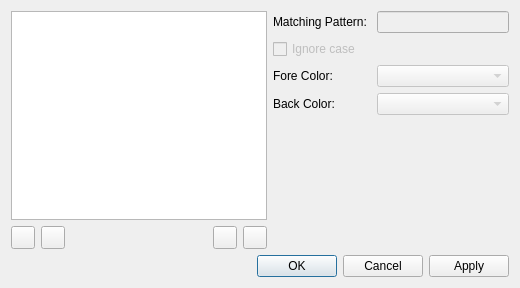
<?xml version="1.0" encoding="UTF-8"?>
<ui version="4.0">
 <class>FiltersDialog</class>
 <widget class="QDialog" name="FiltersDialog">
  <property name="geometry">
   <rect>
    <x>0</x>
    <y>0</y>
    <width>520</width>
    <height>288</height>
   </rect>
  </property>
  <property name="windowTitle">
   <string>Filters</string>
  </property>
  <layout class="QVBoxLayout" name="verticalLayout_3">
   <item>
    <layout class="QVBoxLayout" name="verticalLayout_2">
     <property name="sizeConstraint">
      <enum>QLayout::SetNoConstraint</enum>
     </property>
     <item>
      <layout class="QHBoxLayout" name="horizontalLayout">
       <item>
        <layout class="QVBoxLayout" name="verticalLayout_4">
         <item>
          <widget class="QListWidget" name="filterListWidget"/>
         </item>
         <item>
          <layout class="QHBoxLayout" name="buttonsLayout">
           <property name="spacing">
            <number>6</number>
           </property>
           <item>
            <widget class="QToolButton" name="addFilterButton">
             <property name="toolTip">
              <string>New Filter</string>
             </property>
             <property name="text">
              <string/>
             </property>
             <property name="icon">
              <iconset resource="../glogg.qrc">
               <normaloff>:/images/plus.png</normaloff>:/images/plus.png</iconset>
             </property>
            </widget>
           </item>
           <item>
            <widget class="QToolButton" name="removeFilterButton">
             <property name="toolTip">
              <string>Delete Filter</string>
             </property>
             <property name="text">
              <string/>
             </property>
             <property name="icon">
              <iconset resource="../glogg.qrc">
               <normaloff>:/images/minus.png</normaloff>:/images/minus.png</iconset>
             </property>
            </widget>
           </item>
           <item>
            <spacer name="horizontalSpacer">
             <property name="orientation">
              <enum>Qt::Horizontal</enum>
             </property>
             <property name="sizeHint" stdset="0">
              <size>
               <width>40</width>
               <height>20</height>
              </size>
             </property>
            </spacer>
           </item>
           <item>
            <widget class="QToolButton" name="upFilterButton">
             <property name="toolTip">
              <string>Move Filter Up</string>
             </property>
             <property name="text">
              <string/>
             </property>
             <property name="icon">
              <iconset resource="../glogg.qrc">
               <normaloff>:/images/up.png</normaloff>:/images/up.png</iconset>
             </property>
            </widget>
           </item>
           <item>
            <widget class="QToolButton" name="downFilterButton">
             <property name="toolTip">
              <string>Move Filter Down</string>
             </property>
             <property name="text">
              <string/>
             </property>
             <property name="icon">
              <iconset resource="../glogg.qrc">
               <normaloff>:/images/down.png</normaloff>:/images/down.png</iconset>
             </property>
            </widget>
           </item>
          </layout>
         </item>
        </layout>
       </item>
       <item>
        <layout class="QVBoxLayout" name="verticalLayout">
         <item>
          <layout class="QFormLayout" name="formLayout">
           <item row="2" column="0">
            <widget class="QLabel" name="label">
             <property name="text">
              <string>Matching Pattern: </string>
             </property>
            </widget>
           </item>
           <item row="2" column="1">
            <widget class="QLineEdit" name="patternEdit">
             <property name="enabled">
              <bool>false</bool>
             </property>
            </widget>
           </item>
           <item row="4" column="0">
            <widget class="QLabel" name="label_2">
             <property name="text">
              <string>Fore Color: </string>
             </property>
            </widget>
           </item>
           <item row="5" column="1">
            <widget class="QComboBox" name="backColorBox">
             <property name="enabled">
              <bool>false</bool>
             </property>
            </widget>
           </item>
           <item row="4" column="1">
            <widget class="QComboBox" name="foreColorBox">
             <property name="enabled">
              <bool>false</bool>
             </property>
            </widget>
           </item>
           <item row="5" column="0">
            <widget class="QLabel" name="label_3">
             <property name="text">
              <string>Back Color: </string>
             </property>
            </widget>
           </item>
           <item row="3" column="0">
            <widget class="QCheckBox" name="ignoreCaseCheckBox">
             <property name="enabled">
              <bool>false</bool>
             </property>
             <property name="text">
              <string>Ignore case</string>
             </property>
             <property name="checked">
              <bool>false</bool>
             </property>
            </widget>
           </item>
          </layout>
         </item>
        </layout>
       </item>
      </layout>
     </item>
     <item>
      <widget class="QDialogButtonBox" name="buttonBox">
       <property name="orientation">
        <enum>Qt::Horizontal</enum>
       </property>
       <property name="standardButtons">
        <set>QDialogButtonBox::Apply|QDialogButtonBox::Cancel|QDialogButtonBox::Ok</set>
       </property>
      </widget>
     </item>
    </layout>
   </item>
  </layout>
 </widget>
 <resources>
  <include location="../glogg.qrc"/>
 </resources>
 <connections/>
</ui>
